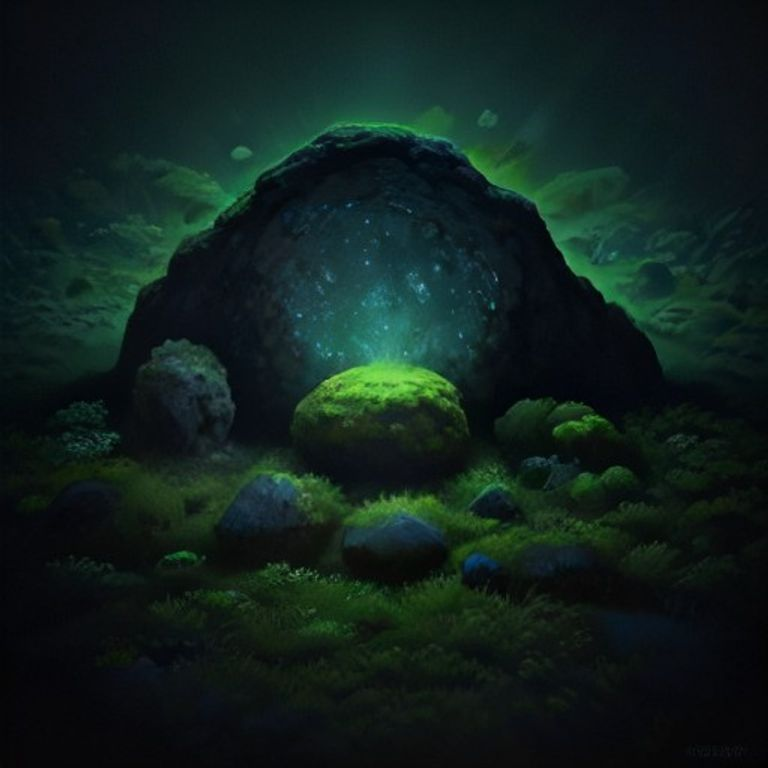
#> input picture ai_raw/ground_moss.png, 768 x 768 px, found by its file name; its folder holds 8 pictures in this run
$ python process-ai-assets-v238.py
#> lines starting #> are read from the running program, lines starting #| are printed output that depends on the picture
#!/usr/bin/env python3
"""v2.38 — process Pollinations Flux raw assets into game-ready tiles/sprites.
All raw art generated from ORIGINAL prompts (no franchise names). Outputs:
  public/assets/ai/*.png          terrain tiles, rocks, minerals, geyser
  public/assets/cinematic/*.jpg   cutscene backdrops (overwritten)
  public/assets/hero/*.jpg        race hero portraits (overwritten)
"""
import os
import numpy as np
from PIL import Image, ImageFilter

RAW = os.path.expanduser('~/scc-work/ai_raw')
OUT = os.path.expanduser('~/scc-work/public/assets/ai')
CIN = os.path.expanduser('~/scc-work/public/assets/cinematic')
HERO = os.path.expanduser('~/scc-work/public/assets/hero')
os.makedirs(OUT, exist_ok=True)

def load(f): return Image.open(os.path.join(RAW, f)).convert('RGB')
#> called with f = 'ground_moss.png'
#> returned value is the input picture: PIL image 768x768 RGB; mean R, G, B 16, 33, 28.7

def seamfix(im, size=512, blend=48):
    """Midpoint-wrap + feathered seam blend -> truly tileable square."""
#> called with size = 512, blend = 48
    im = im.resize((size * 2, size * 2), Image.LANCZOS)
    a = np.asarray(im).copy()
    a = np.roll(np.roll(a, size, axis=0), size, axis=1)
    im = Image.fromarray(a)
    cx, cy = size, size
    patch = im.crop((cx - blend, cy - blend, cx + blend, cy + blend)).filter(ImageFilter.GaussianBlur(blend / 3))
    mg = np.zeros((blend * 2, blend * 2), dtype=float)
    for i in range(blend * 2):
        d = abs(i - blend) / blend
        mg[i, :] = 255 * max(0.0, 1.0 - d)
    im.paste(patch, (cx - blend, cy - blend), Image.fromarray(mg.astype('uint8')))
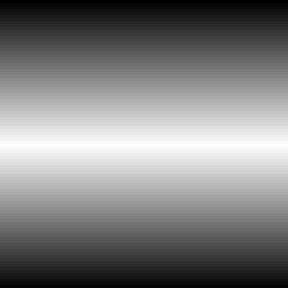
#> mg: shape (96, 96) float64 (shown 3 times larger); min 0, max 255, mean 127.5
    patch2 = im.crop((cx - blend, cy - blend, cx + blend, cy + blend)).filter(ImageFilter.GaussianBlur(blend / 3))
    im.paste(patch2, (cx - blend, cy - blend), Image.fromarray(mg.astype('uint8').T))
    return im.resize((size, size), Image.LANCZOS)
#> returned value: PIL image 512x512 RGB
#| saved public/assets/ai/ground_a.png (512, 512) 252392 B

def tint(im, mul):
#> called with mul = (0.8, 0.92, 0.95)
    a = np.asarray(im.convert('RGB')).astype(float) * np.array(mul, dtype=float)
#> a: shape (512, 512, 3) float64
    return Image.fromarray(np.clip(a, 0, 255).astype('uint8'))

def chroma_key(im, thr=110):
    a = np.asarray(im.convert('RGB')).astype(int)
    r, g, b = a[..., 0], a[..., 1], a[..., 2]
    score = (r - g) + (b - g)
    alpha = np.clip(255 - score * (255 / thr), 0, 255).astype('uint8')
    sp = alpha > 0
    rr = np.where(sp, np.minimum(r, g + 60), 0).astype('uint8')
    gg = np.where(sp, g, 0).astype('uint8')
    bb = np.where(sp, np.minimum(b, g + 60), 0).astype('uint8')
    return Image.fromarray(np.dstack([rr, gg, bb, alpha]))

def tight(im, pad=2):
    a = np.asarray(im)[..., 3] > 40
    ys = np.where(a.any(axis=1))[0]; xs = np.where(a.any(axis=0))[0]
    if len(ys) == 0: return None
    return im.crop((max(0, xs[0] - pad), max(0, ys[0] - pad), min(im.width, xs[-1] + 1 + pad), min(im.height, ys[-1] + 1 + pad)))

def center(im, box):
    im = tight(im)
    if im is None: return None
    sc = min(box[0] / im.width, box[1] / im.height)
    im = im.resize((max(1, int(im.width * sc)), max(1, int(im.height * sc))), Image.LANCZOS)
    c = Image.new('RGBA', box, (0, 0, 0, 0))
    c.paste(im, ((box[0] - im.width) // 2, box[1] - im.height), im)  # sit on baseline
    return c

def save(im, path):
    im.save(path, 'PNG', optimize=True) if path.endswith('.png') else im.save(path, 'JPEG', quality=88)
    print(f'saved {os.path.relpath(path, os.path.expanduser("~/scc-work"))} {im.size} {os.path.getsize(path)} B')

# ---- grounds (seamless 512 tiles) ----
moss = seamfix(load('ground_moss.png'))
save(moss, f'{OUT}/ground_a.png')
save(tint(moss, (0.80, 0.92, 0.95)), f'{OUT}/ground_b.png')
#| saved public/assets/ai/ground_b.png (512, 512) 247300 B
save(seamfix(load('ground_cracked.png')), f'{OUT}/ground_cracked.png')
#> call 2 of load, with f = 'ground_cracked.png'
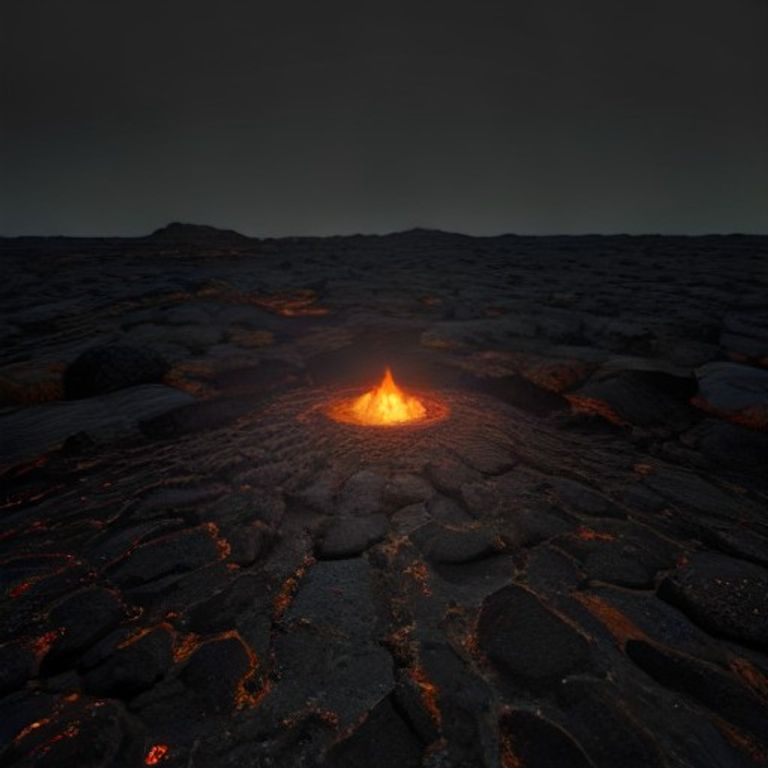
#> input picture ai_raw/ground_cracked.png, 768 x 768 px, found by its file name
#> in load, returned value is the input picture: PIL image 768x768 RGB; mean R, G, B 31.4, 28.4, 28.2
#| saved public/assets/ai/ground_cracked.png (512, 512) 223264 B
save(seamfix(load('ground_highland.png')), f'{OUT}/ground_highland.png')
#> call 3 of load, with f = 'ground_highland.png'
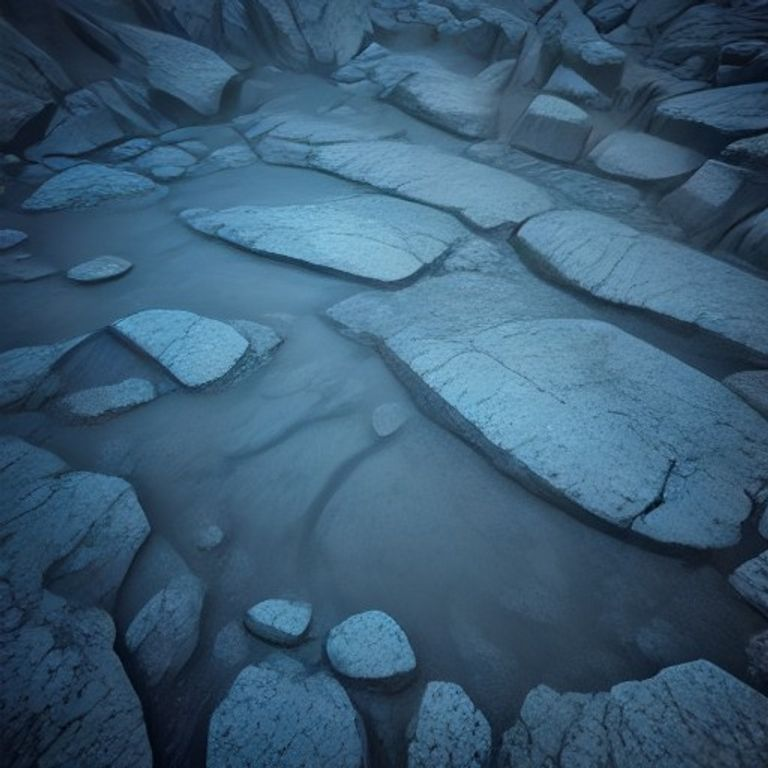
#> input picture ai_raw/ground_highland.png, 768 x 768 px, found by its file name
#> in load, returned value is the input picture: PIL image 768x768 RGB; mean R, G, B 58.5, 90.9, 115.4
#> call 3 of seamfix, with size = 512, blend = 48
#> in seamfix (call 3), `return im.resize((size, size), Image.LANCZOS)`:
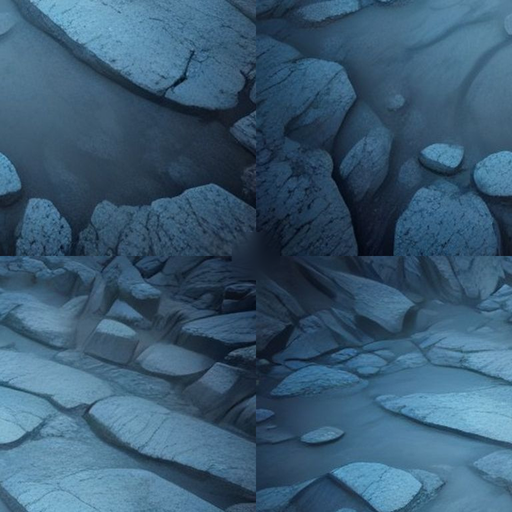
#> returned value: PIL image 512x512 RGB; mean R, G, B 58.5, 90.9, 115.4
#| saved public/assets/ai/ground_highland.png (512, 512) 357151 B
save(tint(seamfix(load('ground_ash.png')), (0.92, 0.86, 1.0)), f'{OUT}/ground_ash.png')
#> call 4 of load, with f = 'ground_ash.png'
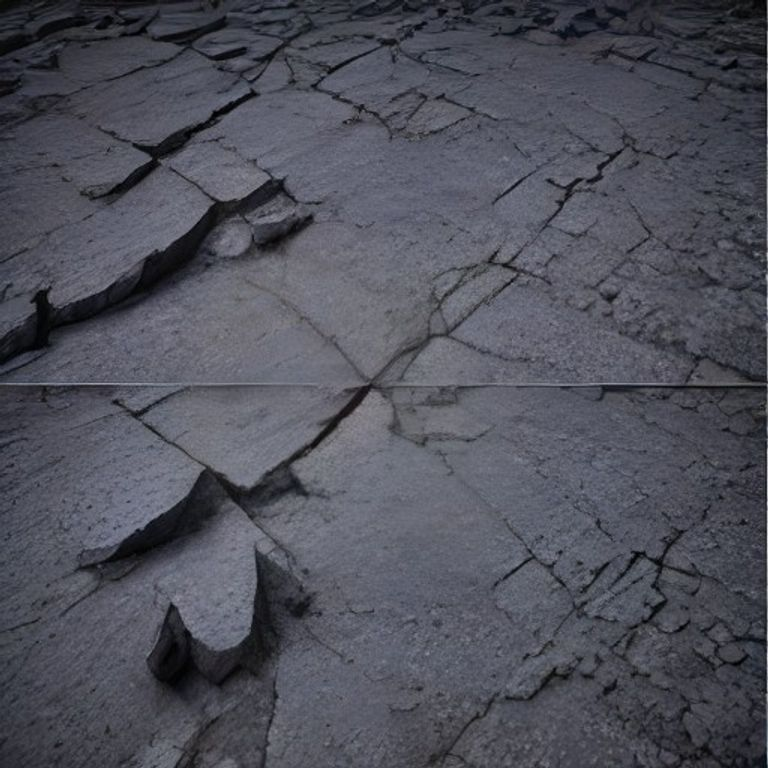
#> input picture ai_raw/ground_ash.png, 768 x 768 px, found by its file name
#> in load, returned value is the input picture: PIL image 768x768 RGB; mean R, G, B 78.8, 79.9, 90.1
#> call 4 of seamfix, with size = 512, blend = 48
#> in seamfix (call 4), `patch = im.crop((cx - blend, cy - blend, cx + blend, cy + blend)).filt..`:
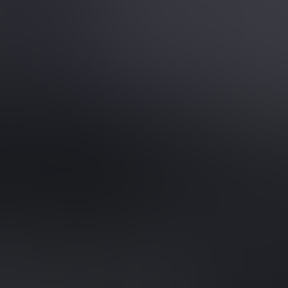
#> patch: PIL image 96x96 RGB (shown 3 times larger); mean R, G, B 37.7, 38.6, 44.6
#> in seamfix (call 4), `return im.resize((size, size), Image.LANCZOS)`:
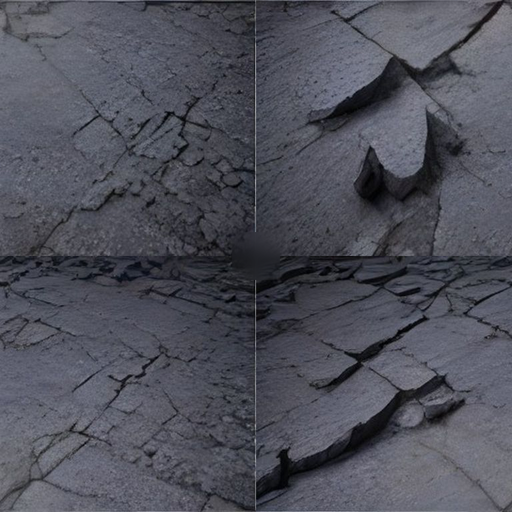
#> returned value: PIL image 512x512 RGB; mean R, G, B 78.8, 79.9, 90.1
#| saved public/assets/ai/ground_ash.png (512, 512) 395409 B

# ---- rocks (centered chroma-keyed 96px) ----
for i, v in enumerate(['rock_v8', 'rock_v9', 'rock_v10']):
#> (the run stopped early here; a loop or call above may not have finished)
